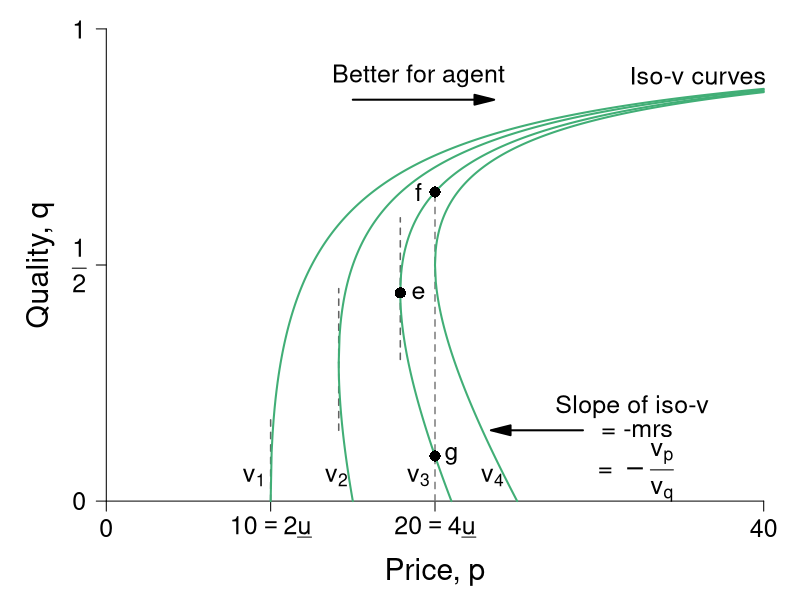

The R script that drew this image:
#' Graph Designer: Scott Cohn
#' Authors: Bowles and Halliday
#' Title: Coordination, Conflict and Competition: A Text in Microeconomics

require(ggplot2)
require(shape)
pdf(file = "information_power/iso_vmap_a_leftpanel.pdf", width = 9, height = 7)

#Set parameters for graphics
pointsize <- 1.8
axislabelsize <- 1.8
labelsize <- 1.5
namesize <- 1.8
annotatesize <- 1.5
graphlinewidth <- 2
segmentlinewidth <- 1.5

COL <- c("#7fc97f", "#beaed4", "#fdc086", "#ffff99", "#386cb0", "#f0027f", "#bf5b17", "#666666")
COLA <- c("#e0f3db", "#99d8c9","#66c2a4","#41ae76", "#238b45", "#005824")
COLB <- c("#c6dbef", "#4eb3d3", "#2b8cbe", "#0868ac","#084081")
COLC <- c("#fcfbfd", "#efedf5", "#dadaeb", "#bcbddc", "#9e9ac8", "#807dba", "#6a51a3", "#54278f", "#3f007d")
grays <- gray.colors(25, start = 1, end = 0)

#The equation is below when v = 0. See Wolfram Alpha output. 
isov <- function(p, delta = 5) {
  (p - delta)/p
}

isovhigh1 <- function(p, delta = 5, v = 5){
  (sqrt(p^2 - 4 * delta * v) - p + 2*v)/( 2 * v )
}

isovlow1 <- function(p, delta = 5, v = 5){
  (-sqrt(p^2 - 4 * delta * v) - p + 2*v)/( 2 * v )
}

isovhigh2 <- function(p, delta = 5, v = 10){
  (sqrt(p^2 - 4 * delta * v) - p + 2*v)/( 2 * v )
}

isovlow2 <- function(p, delta = 5, v = 10){
  (-sqrt(p^2 - 4 * delta * v) - p + 2*v)/( 2 * v )
}

isovhigh3 <- function(p, delta = 5, v = 15){
  (sqrt(p^2 - 4 * delta * v) - p + 2*v)/( 2 * v )
}

isovlow3 <- function(p, delta = 5, v = 15){
  (-sqrt(p^2 - 4 * delta * v) - p + 2*v)/( 2 * v )
}

isovhigh4 <- function(p, delta = 5, v = 15){
  (sqrt(p^2 - 4 * delta * v) - p + 2*v)/( 2 * v )
}

isovlow4 <- function(p, delta = 5, v = 15){
  (-sqrt(p^2 - 4 * delta * v) - p + 2*v)/( 2 * v )
}

brfFn <- function(p, delta = 5) {
  1 - (2*delta) /p
}

#This is evaluated for p = 12; q = 12/(8*sqrt(12^2 - 4*delta1*v1)) - 1/8 for the slope
#At p = 12; q = (-sqrt(12^2 - 4*v1*delta1) - 12 + 2*v1)/(2*v1) = 0.799
tangencyLine <- function(p){
  (p*(0.05))
}



#COL <- c("#bae4b3", "#74c476", "#238b45")
#COL <- c("#f7fcf0", "#e0f3db", "#ccebc5", "#a8ddb5", "#7bccc4", "#4eb3d3", "#2b8cbe", "#08589e")
COL <- c("#f7fcf5", "#e5f5e0", "#c7e9c0", "#a1d99b", "#74c476", "#41ab5d", "#238b45", "#005a32")
par(mar =  c(4, 4, .5, .5))

xlims <- c(0, 40)
ylims <- c(0, 1)

plot(0, 0, xlim = xlims, ylim = ylims, type = "n",
     xlab = "",
     ylab = "",
     xaxt = "n", yaxt = "n", cex.lab = axislabelsize, bty = "n")

mtext(expression(paste("Price, ", p)), side=1, line = 2.5, cex = axislabelsize)
text(-4, ylims[2] - 0.5*(ylims[2] - ylims[1]), expression(paste("Quality, ", q)), xpd = TRUE, cex = axislabelsize, srt = 90) 


npts <- 500 
npts2 <- 501
#Specify the sequences of points for graphing. 
xx0 <- seq(5, xlims[2], length.out = npts)
xx1 <- seq(10, xlims[2], length.out = npts)
xx2 <- seq(xlims[1], 15, length.out = npts)
xx3 <- seq(10, xlims[2], length.out = npts2)
xx4 <- seq(xlims[1], 10, length.out = npts2)
#For below, I solved sqrt(p^2 - 200) - p + 200/p = 0, getting p = 10*sqrt(2) = 14.14214
xx5 <- seq(14.14214, xlims[2], length.out = npts2)
xx6 <- seq(14.14214, 15, length.out = npts2)

xx7 <- seq(17.889, xlims[2], length.out = npts2)
xx8 <- seq(17.889, 21, length.out = npts2)

xx9 <- seq(20, xlims[2], length.out = npts2)
xx10 <- seq(xlims[1], 25, length.out = npts2)

#Customize ticks and labels for the plot
ticksy <- c(0, 0.5, 1)
ylabels <- c(0, expression(paste(frac(1,2))), 1)
ticksx <- c(0, 10, 20, 40)
xlabels <- c(0, expression(paste(10 == 2*underline("u"))), expression(paste(20 == 4*underline("u"))) , 40)
axis(1, at = ticksx, pos = 0, labels = xlabels, cex.axis = labelsize)
axis(2, at = ticksy, pos = 0, labels = ylabels, las = 1, cex.axis = labelsize)

#Annotation of the three graphs and the NE

# text(3.4, 0.05, expression(paste(v[0] == z)), cex = annotatesize)
text(9.0, 0.05, expression(paste(v[1])), cex = annotatesize)
text(14, 0.05, expression(paste(v[2])), cex = annotatesize)
text(19, 0.05, expression(paste(v[3])), cex = annotatesize)
text(23.5, 0.05, expression(paste(v[4])), cex = annotatesize)
#text(21, 0.48, expression(paste("n")), cex = annotatesize)
#text(33, 0.58, expression(paste("Best-response function")), cex = annotatesize)
text(36, 0.9, expression(paste("Iso-v curves")), cex = annotatesize)

#Lines for the coordinates of the Nash equilbrium
segments(10, 0, 10, 0.175, lty = 2, col = grays[22], lwd = segmentlinewidth)
segments(20, 0, 20, 0.6545, lty = 2, col = grays[20], lwd = segmentlinewidth)
#segments(0, 0.5, 20, 0.5, lty = 2, col = grays[20], lwd = segmentlinewidth)
segments(14.14214, 0.15, 14.14214, 0.45, lty = 2, col = grays[22], lwd = segmentlinewidth)
segments(17.889, 0.3, 17.889, 0.6, lty = 2, col = grays[22], lwd = segmentlinewidth)

#Draw the lines for the graphs
#lines(xx0, isov(xx0, delta = 5), col = COLA[4], lwd = graphlinewidth)
#lines(xx1, brfFn(xx1), col = COLA[5], lwd = graphlinewidth)
#lines(xx2, tangencyLine(xx2), col = "darkgrey", lwd = segmentlinewidth, lty = 2)
lines(xx3, isovhigh1(xx3, v = 5, delta = 5), col = COLA[4], lwd = graphlinewidth)
lines(xx4, isovlow1(xx4, v = 5, delta = 5), col = COLA[4], lwd = graphlinewidth)
lines(xx5, isovhigh2(xx5, v = 10, delta = 5), col = COLA[4], lwd = graphlinewidth)
lines(xx6, isovlow2(xx6, v = 10, delta = 5), col = COLA[4], lwd = graphlinewidth)
lines(xx7, isovhigh3(xx7, v = 16, delta = 5), col = COLA[4], lwd = graphlinewidth)
lines(xx8, isovlow3(xx8, v = 16, delta = 5), col = COLA[4], lwd = graphlinewidth)
lines(xx9, isovhigh4(xx9, v = 20, delta = 5), col = COLA[4], lwd = graphlinewidth)
lines(xx10, isovlow4(xx10, v = 20, delta = 5), col = COLA[4], lwd = graphlinewidth)

#Arrows and slope of iso-v label
Arrows(29, 0.15, 24, 0.15,  col = "black", lty = 1, lwd = 2, arr.type = "triangle")
text(32, 0.2, expression(paste("Slope of iso-v")), cex = annotatesize)
text(32.3, 0.15, expression(paste(" = -mrs ")), cex = annotatesize)
text(32, 0.06, expression(paste(" = " -frac(v[p], v[q]))), cex = annotatesize)


Arrows(15, 0.85, 23, 0.85,  col = "black", lty = 1, lwd = 2, arr.type = "triangle")
text(19, 0.9, expression(paste("Better for agent")), cex = annotatesize)

#Add a point for the NE
#points(20, 0.5, pch = 16, col = "black", cex = 1.5)


#Add a point for b
# points(10, 0.5, pch = 16, col = "black", cex = 1.5)
# text(9.5, 0.53, expression(paste("b")), cex = annotatesize)

#Add a point for d
#Figure out q for p = 14.14214: q = 1 - 2delta/p = 1 - (2*5)/14.14214 =  0.2928934
#points(14.14214, 0.2928934, pch = 16, col = "black", cex = 1.5)
#text(15, 0.2928934, expression(paste("d")), cex = annotatesize)

points(17.889, 0.441, pch = 16, col = "black", cex = 1.5)
text(19, 0.441, expression(paste("e")), cex = annotatesize)

# points same wage w incr/decr in effort
points(20, 0.0955, pch = 16, col = "black", cex = 1.5)
text(21, 0.0955, expression(paste("g")), cex = annotatesize)
points(20, 0.6545, pch = 16, col = "black", cex = 1.5)
text(19, 0.6545, expression(paste("f")), cex = annotatesize)

dev.off()
